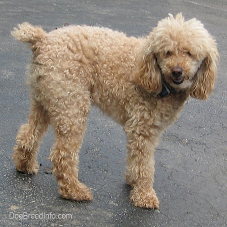
#> input picture comp-vision/alexnet-feature-extraction/res/poodle.png, 227 x 227 px, found by its file name
$ python scratch.py alexnet-feature-extraction/res/poodle.png   (older library calls are emulated)
#> lines starting #> are read from the running program, lines starting #| are printed output that depends on the picture
import numpy as np
import matplotlib.pyplot as plt
from mpl_toolkits.mplot3d import Axes3D
import cv2
from scipy.misc import imread
import os.path as path
import sys


def scatter(points, labels):
    points = points.reshape((-1, 3))
    colors = points / 255

    xvals = points[:, 0]
    yvals = points[:, 1]
    zvals = points[:, 2]

    xlbl = labels[0]
    ylbl = labels[1]
    zlbl = labels[2]

    plt.figure()
    xy = plt.subplot(221)
    xy.scatter(xvals, yvals, c=colors)
    xy.set_xlabel(xlbl)
    xy.set_ylabel(ylbl)

    yz = plt.subplot(222)
    yz.scatter(yvals, zvals, c=colors)
    yz.set_xlabel(ylbl)
    yz.set_ylabel(zlbl)

    xz = plt.subplot(223)
    xz.scatter(xvals, zvals, c=colors)
    xz.set_xlabel(xlbl)
    xz.set_ylabel(zlbl)

    fig = plt.subplot(224, projection='3d')
    fig.scatter(xvals, yvals, zvals, c=colors)
    fig.set_xlabel(xlbl)
    fig.set_ylabel(ylbl)
    fig.set_zlabel(zlbl)


def main():
    imgfile = path.join('/data/comp-vision/color-spaces', sys.argv[1])
    img = imread(imgfile)
#> img is the input picture: shape (227, 227, 4); mean R, G, B, A 141.2, 131.5, 121.2, 255

    # Select a small fraction of pixels to plot by subsampling it
    scale = max(img.shape[0], img.shape[1], 64) / 64  # at most 64 rows and columns
#> scale = 3.55
    img_small = cv2.resize(img, (np.int(img.shape[1] / scale), np.int(img.shape[0] / scale)),
                           interpolation=cv2.INTER_NEAREST)
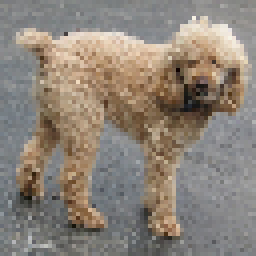
#> img_small: shape (64, 64, 4) (shown 4 times larger); mean R, G, B, A 140.8, 131.2, 121, 255

    # Convert subsampled image to desired color space(s)
    rgb = img_small
    hsv = cv2.cvtColor(img_small, cv2.COLOR_RGB2HSV)
#> hsv: shape (64, 64, 3); mean H, S, V 53.1, 42.8, 143.1
    hls = cv2.cvtColor(img_small, cv2.COLOR_RGB2HLS)
#> hls: shape (64, 64, 3); mean of channels 0, 1, 2 53.1, 131.1, 34.6
    lab = cv2.cvtColor(img_small, cv2.COLOR_RGB2Lab)
#> lab: shape (64, 64, 3); mean of channels 0, 1, 2 140.9, 130.2, 135
    luv = cv2.cvtColor(img_small, cv2.COLOR_RGB2Luv)
#> luv: shape (64, 64, 3); mean of channels 0, 1, 2 140.3, 101.3, 144.4

    scatter(rgb, 'RGB')
    scatter(hsv, 'HSV')
    scatter(hls, 'HLS')
    scatter(lab, 'LAB')
    scatter(luv, 'LUV')

    plt.show()

if __name__ == '__main__':
#> (the run stopped early here; a loop or call above may not have finished)
